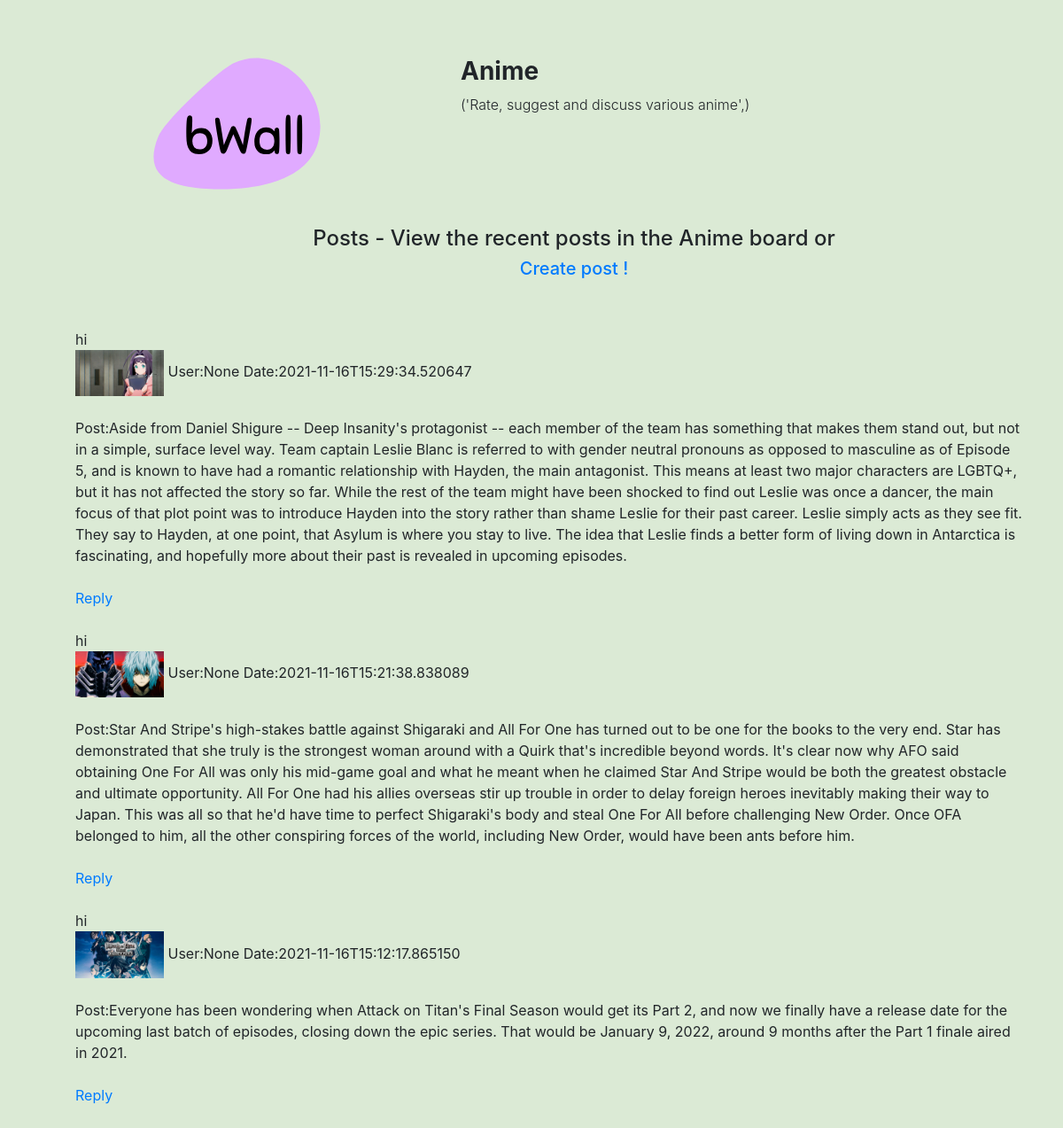
/b/Anime, run on the app's committed database.
### tables this page shows
CREATE TABLE posts (
    post_id INTEGER PRIMARY KEY,
    image_ TEXT,
    user TEXT,
    posted_on TEXT,
    board TEXT NOT NULL,
    post_text
);

### run.py (the view)
@app.route('/b/<board>')
def showBoard(board):
    return individualBoardPostData(board)

### board.py (called while the page is built)
def boardShow(boardname):
    posts = queryDatabase('SELECT * FROM posts WHERE board = "{}"'.format(boardname))
    return posts

def individualBoardPostData(board):
    posts = boardShow(board)
    boarddescription = queryDatabase(
        'SELECT board_description FROM board WHERE board_name = "{}"'.format(board))
    return render_template('boardDisplay.html', posts = posts, board=board, boarddescription=boarddescription)

### database.py (called while the page is built)
def importDatabase():
    db = getattr(g, '_database', None)
    if db is None:
        db = g._database = sqlite3.connect('database.db')
    return db

def queryDatabase(query, args=()):
    get_query = importDatabase().execute(query, args)
    rv = get_query.fetchall()
    return rv

### templates/boardDisplay.html (shortened to what this page needs)
{% extends 'base.html' %} {% block title %} {{board}} {{board_desc}} {% endblock title %}
{% block head %}
<link rel="stylesheet" href="../static/css/form.css">
{% endblock head %}
{% block content %}
<div class="container">
    <div class="row mt-sm-5">
        <div class="col-sm-5">
            <a href="/"><img src="../static/img/logo.svg" class="center img-fluid" /></a>
        </div>
        <div class="col-sm-7 mt-3">
            <h3 class="font-weight-bold">
            {{board}} </h3>
            <p class="font-weight-light"> {{boarddescription[0]}}
            </p>
        </div>
    </div>
    <div class="row mt-md-4">
        <div class="col-sm-12 ml-sm-5 center">
            <p class="h4 text-center">
                Posts - View the recent posts in the {{board}} board or
            </p>
            <p class="h5 text-center">
                <a href="/b/{{board}}/createPost/">Create post !</a>
            </p>
        </div>
    </div>
    <div class="row mt-sm-5">
        <div class="col-sm-12">
            <ul>
                {% for post in posts|reverse %}
                hi
                <div>
                    {% if post[1] %}
                    <a href="{{url_for('static',filename='uploads/'+post[1])}}"><img style="width:100px;"
                            src="{{url_for('static',filename='uploads/'+post[1])}}" /></a>
                    {% endif %}
                    User:{{post[2]}}
                    Date:{{post[3]}}
                    <br></br>
                    Post:{{post[5]}}
                    <br></br>
                    <a href="/b/{{board}}/reply/{{post[0]}}">Reply</a>
                    <br></br>
                </div>
                {% endfor %}
            </ul>
        </div>
    </div>
</div>
{% endblock %}

### static/css/style.css (style rules this page uses)
body { background-color: #dbead5; }
.center { display: block; margin-left: auto; margin-right: auto; width: 50%; }

### data on the page
posts: image_ (picture), post "None", posted_on "2021-11-16T15:29:34.520647", post_text "Aside from Daniel Shigure -- Deep Insanity's protagonist -- each member of the team has something that makes them stand out, but not in a simple, surface level way. Team captain Leslie Blanc is referred to with gender neutral pronouns as opposed to masculine as of Episode 5, and is known to have had a romantic relationship with Hayden, the main antagonist. This means at least two major characters are LGBTQ+, but it has not affected the story so far. While the rest of the team might have been shocked to find out Leslie was once a dancer, the main focus of that plot point was to introduce Hayden into the story rather than shame Leslie for their past career. Leslie simply acts as they see fit.…"
posts: image_ (picture), post "None", posted_on "2021-11-16T15:21:38.838089", post_text "Star And Stripe's high-stakes battle against Shigaraki and All For One has turned out to be one for the books to the very end. Star has demonstrated that she truly is the strongest woman around with a Quirk that's incredible beyond words. It's clear now why AFO said obtaining One For All was only his mid-game goal and what he meant when he claimed Star And Stripe would be both the greatest obstacle and ultimate opportunity. All For One had his allies overseas stir up trouble in order to delay foreign heroes inevitably making their way to Japan. This was all so that he'd have time to perfect Shigaraki's body and steal One For All before challenging New Order. Once OFA belonged to him, all…"
posts: image_ (picture), post "None", posted_on "2021-11-16T15:12:17.865150", post_text "Everyone has been wondering when Attack on Titan's Final Season would get its Part 2, and now we finally have a release date for the upcoming last batch of episodes, closing down the epic series. That would be January 9, 2022, around 9 months after the Part 1 finale aired in 2021."

### other printed values
{{ board }} "Anime"
{{ boarddescription[0] }} "('Rate, suggest and discuss various anime',)"
